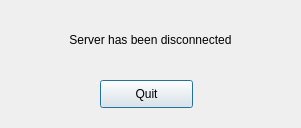
<?xml version="1.0" encoding="UTF-8"?>
<ui version="4.0">
 <class>ServerDisconnected</class>
 <widget class="QDialog" name="ServerDisconnected">
  <property name="geometry">
   <rect>
    <x>0</x>
    <y>0</y>
    <width>301</width>
    <height>128</height>
   </rect>
  </property>
  <property name="windowTitle">
   <string>Dialog</string>
  </property>
  <widget class="QLabel" name="label">
   <property name="geometry">
    <rect>
     <x>30</x>
     <y>30</y>
     <width>241</width>
     <height>20</height>
    </rect>
   </property>
   <property name="text">
    <string>Server has been disconnected</string>
   </property>
   <property name="alignment">
    <set>Qt::AlignCenter</set>
   </property>
  </widget>
  <widget class="QPushButton" name="pushButton">
   <property name="geometry">
    <rect>
     <x>100</x>
     <y>80</y>
     <width>93</width>
     <height>28</height>
    </rect>
   </property>
   <property name="text">
    <string>Quit</string>
   </property>
  </widget>
 </widget>
 <resources/>
 <connections/>
</ui>
